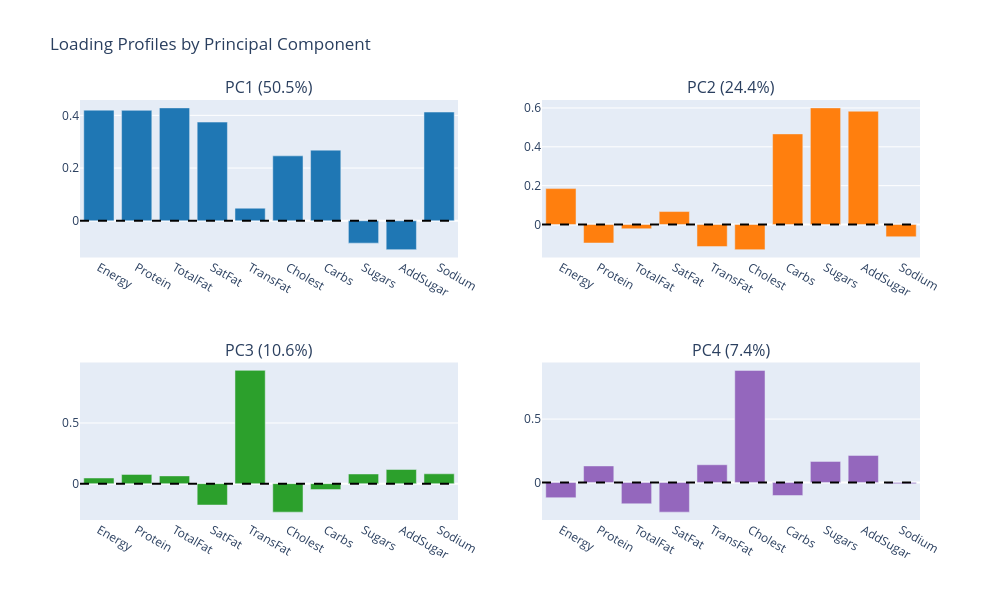

The notebook cell saved with this chart:
### Markdown cell above
### 5.3 Loading Bar Charts by Component *(PCAplots.tex: Slide 5.1)*

**Purpose:**
- Interpret a single PC
- Identify important variables
- Understand what each PC "means"

**How to Read:**
- **Positive bars (tall)**: Variables that increase with the PC
- **Negative bars (tall)**: Variables that decrease with the PC
- **Large magnitude**: Important variable for this PC
- **Near zero**: Not represented in this PC

**Example Reading:**
- If Protein has high positive loading on PC1, items scoring high on PC1 are protein-rich

### Code cell
# Create loading bar charts for first 4 PCs
fig = make_subplots(
    rows=2, cols=2,
    subplot_titles=[
        f'PC1 ({explained_var_ratio[0]*100:.1f}%)',
        f'PC2 ({explained_var_ratio[1]*100:.1f}%)',
        f'PC3 ({explained_var_ratio[2]*100:.1f}%)',
        f'PC4 ({explained_var_ratio[3]*100:.1f}%)'
    ]
)

colors_list = [COLORS['blue'], COLORS['orange'], COLORS['green'], COLORS['purple']]

for i in range(4):
    row = i // 2 + 1
    col = i % 2 + 1
    fig.add_trace(
        go.Bar(x=short_names, y=P[:, i], marker_color=colors_list[i], name=f'PC{i+1}'),
        row=row, col=col
    )
    fig.add_hline(y=0, line_dash='dash', line_color='black', row=row, col=col)

fig.update_layout(height=600, width=1000, showlegend=False,
                  title_text='Loading Profiles by Principal Component')
fig.show()

print("\n💡 INTERPRETATION:")
print("")
print("   PC1: Overall caloric density - high Energy, Fat, Cholesterol")
print("        → Separates hearty meals from light items")
print("")
print("   PC2: Sugar content - high Sugars, low Protein/Fat")
print("        → Separates sweet items (desserts, drinks) from savory")

### Figure 1 — Plotly figure (JSON) as saved in the notebook; plotly's stock layout.template omitted (floating-point values rounded to 4 significant figures)
{"data": [{"marker": {"color": "#1f77b4"}, "name": "PC1", "type": "bar", "x": ["Energy", "Protein", "TotalFat", "SatFat", "TransFat", "Cholest", "Carbs", "Sugars", "AddSugar", "Sodium"], "xaxis": "x", "y": [0.4198, 0.4192, 0.4284, 0.3745, 0.04772, 0.2463, 0.268, -0.08488, -0.1096, 0.4126], "yaxis": "y"}, {"marker": {"color": "#ff7f0e"}, "name": "PC2", "type": "bar", "x": ["Energy", "Protein", "TotalFat", "SatFat", "TransFat", "Cholest", "Carbs", "Sugars", "AddSugar", "Sodium"], "xaxis": "x2", "y": [0.1848, -0.09543, -0.02187, 0.06667, -0.1138, -0.1294, 0.4664, 0.6004, 0.5832, -0.06315], "yaxis": "y2"}, {"marker": {"color": "#2ca02c"}, "name": "PC3", "type": "bar", "x": ["Energy", "Protein", "TotalFat", "SatFat", "TransFat", "Cholest", "Carbs", "Sugars", "AddSugar", "Sodium"], "xaxis": "x3", "y": [0.04655, 0.07602, 0.06389, -0.1766, 0.9341, -0.235, -0.04941, 0.07955, 0.1167, 0.08107], "yaxis": "y3"}, {"marker": {"color": "#9467bd"}, "name": "PC4", "type": "bar", "x": ["Energy", "Protein", "TotalFat", "SatFat", "TransFat", "Cholest", "Carbs", "Sugars", "AddSugar", "Sodium"], "xaxis": "x4", "y": [-0.1201, 0.1304, -0.1683, -0.2341, 0.1397, 0.8843, -0.103, 0.1663, 0.2135, -0.009349], "yaxis": "y4"}], "layout": {"annotations": [{"font": {"size": 16}, "showarrow": false, "text": "PC1 (50.5%)", "x": 0.225, "xanchor": "center", "xref": "paper", "y": 1, "yanchor": "bottom", "yref": "paper"}, {"font": {"size": 16}, "showarrow": false, "text": "PC2 (24.4%)", "x": 0.775, "xanchor": "center", "xref": "paper", "y": 1, "yanchor": "bottom", "yref": "paper"}, {"font": {"size": 16}, "showarrow": false, "text": "PC3 (10.6%)", "x": 0.225, "xanchor": "center", "xref": "paper", "y": 0.375, "yanchor": "bottom", "yref": "paper"}, {"font": {"size": 16}, "showarrow": false, "text": "PC4 (7.4%)", "x": 0.775, "xanchor": "center", "xref": "paper", "y": 0.375, "yanchor": "bottom", "yref": "paper"}], "height": 600, "shapes": [{"line": {"color": "black", "dash": "dash"}, "type": "line", "x0": 0, "x1": 1, "xref": "x domain", "y0": 0, "y1": 0, "yref": "y"}, {"line": {"color": "black", "dash": "dash"}, "type": "line", "x0": 0, "x1": 1, "xref": "x2 domain", "y0": 0, "y1": 0, "yref": "y2"}, {"line": {"color": "black", "dash": "dash"}, "type": "line", "x0": 0, "x1": 1, "xref": "x3 domain", "y0": 0, "y1": 0, "yref": "y3"}, {"line": {"color": "black", "dash": "dash"}, "type": "line", "x0": 0, "x1": 1, "xref": "x4 domain", "y0": 0, "y1": 0, "yref": "y4"}], "showlegend": false, "title": {"text": "Loading Profiles by Principal Component"}, "width": 1000, "xaxis": {"anchor": "y", "domain": [0, 0.45]}, "xaxis2": {"anchor": "y2", "domain": [0.55, 1]}, "xaxis3": {"anchor": "y3", "domain": [0, 0.45]}, "xaxis4": {"anchor": "y4", "domain": [0.55, 1]}, "yaxis": {"anchor": "x", "domain": [0.625, 1]}, "yaxis2": {"anchor": "x2", "domain": [0.625, 1]}, "yaxis3": {"anchor": "x3", "domain": [0, 0.375]}, "yaxis4": {"anchor": "x4", "domain": [0, 0.375]}}}
